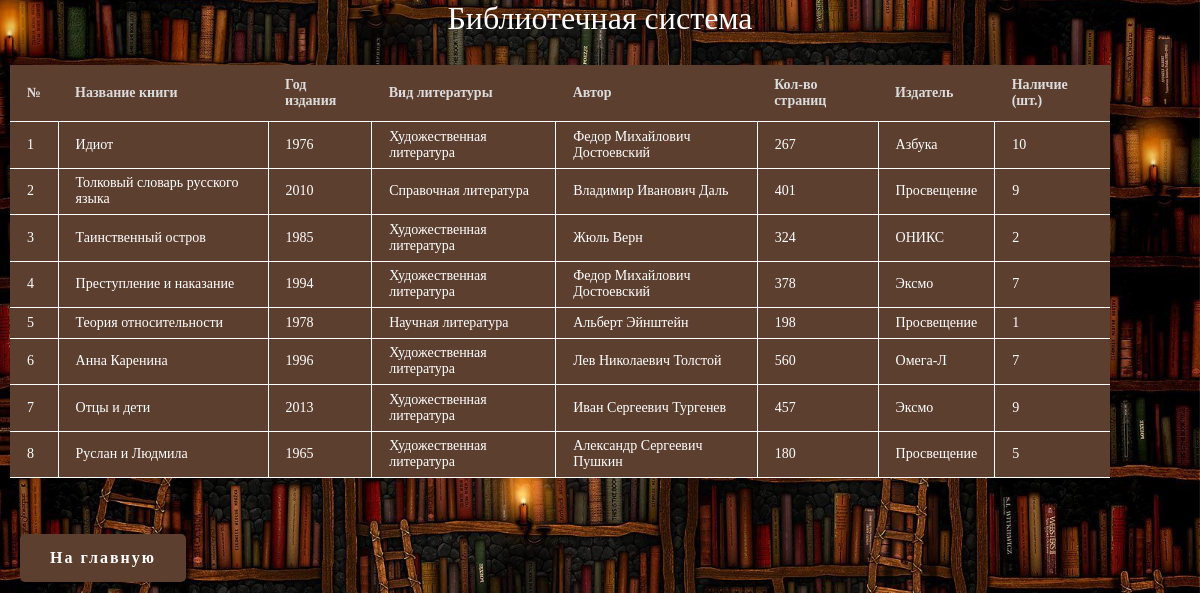
The page /books.php on the database its author committed.
### tables this page shows
CREATE TABLE `books` (
  `book_id` INT NOT NULL AUTO_INCREMENT,
  `name` VARCHAR(100) NOT NULL,
  `year` INT NOT NULL,
  `pages` INT NOT NULL,
  `author_id` INT NOT NULL,
  `type_id` INT NOT NULL,
  `publisher_id` INT NOT NULL,
  `amount` INT NOT NULL,
  PRIMARY KEY (`book_id`),
  CONSTRAINT `books_authors_fk` FOREIGN KEY (`author_id`) REFERENCES `authors` (`author_id`),
  CONSTRAINT `books_types_fk` FOREIGN KEY (`type_id`) REFERENCES `types` (`type_id`),
  CONSTRAINT `books_publishers_fk` FOREIGN KEY (`publisher_id`) REFERENCES `publishers` (`publisher_id`)
);

CREATE TABLE `types` (
  `type_id` INT NOT NULL AUTO_INCREMENT,
  `name` VARCHAR(100) NOT NULL,
  PRIMARY KEY (`type_id`)
);

CREATE TABLE `authors` (
  `author_id` INT NOT NULL AUTO_INCREMENT,
  `name` VARCHAR(100) NOT NULL,
  PRIMARY KEY (`author_id`)
);

CREATE TABLE `publishers` (
  `publisher_id` INT NOT NULL AUTO_INCREMENT,
  `name` VARCHAR(100) NOT NULL,
  `city` VARCHAR(100) NOT NULL,
  `adress` VARCHAR(100) NOT NULL,
  PRIMARY KEY (`publisher_id`)
);

### books.php (the view, shortened to what this page needs)
<html>
	<head>
		<link rel="stylesheet" href="button.css">
	</head>
	<center><font size="6" color="white" face="Palatino Linotype">Библиотечная система<br></font></center>
	<br>
	<body >
		<?php
		$db=mysqli_connect("localhost","root","") OR DIE(mysql_error());
		mysqli_select_db($db, "library");
		mysqli_query($db, "SET NAMES utf8");
		$result = mysqli_query($db, "SELECT b.book_id, b.name, b.year, t.name, a.name, b.pages, p.name, b.amount
        FROM books AS b JOIN types AS t ON b.type_id = t.type_id
        JOIN authors AS a ON b.author_id = a.author_id
        JOIN publishers AS p ON b.publisher_id = p.publisher_id
        ORDER BY 1")or die(mysqli_error($db));
		$a=mysqli_fetch_array($result);
		echo "<table class=table>";
		echo "<tr><th><b>№</b></th><th><b>Название книги</b></th><th><b>Год издания</b></th><th><b>Вид литературы</b></th><th><b>Автор</b></th><th><b>Кол-во страниц</b></th><th><b>Издатель</b></th><th><b>Наличие (шт.)</b></th><tr>";
		do
		{
			$pole1=$a[0];
			$pole2=$a[1];
            $pole3=$a[2];
            $pole4=$a[3];
            $pole5=$a[4];
            $pole6=$a[5];
            $pole7=$a[6];
		$pole8=$a[7];
			echo "<tr><td>$pole1</td><td>$pole2</td><td>$pole3</td><td>$pole4</td><td>$pole5</td><td>$pole6</td><td>$pole7</td><td>$pole8</td><tr>";
		} while ($a=mysqli_fetch_array($result));
		echo "</table>";
		?>
		<br>
		<br>
		<a class="aa" href="glav.php">На главную</a>
	</body>
</html>

### button.css (style rules this page uses)
body { padding: 0; margin:0; width: 100%; background-image: url("back.jpg"); background-attachment: fixed; background-position: center; background-repeat: no-repeat; background-size: cover; top: 0; left: 0; height: 100%; }
.aa { text-decoration: none; outline: none; display: inline-block; padding: 15px 30px; margin: 10px 20px; border-radius: 5px; box-shadow: 0 0 40px 40px #5d3f30 inset, 0 0 0 0 #5d3f30; font-family: "Palatino Linotype"; font-weight: bold; letter-spacing: 2px; color: white; transition: .15s ease-in-out; }
.table { font-family: "Palatino Linotype"; font-size: 14px; width: 1100px; text-align: left; border-collapse: collapse; background: #5d3f30; margin: 10px; }
.table th { color: #DCDCDC; border-bottom: 1px solid #FFFFFF; padding: 12px 17px; }
.table td { color: #FFFFFF; border-bottom: 1px solid #FFFFFF; border-right:1px solid #FFFFFF; padding: 7px 17px; }
.table td:last-child { border-right: none; }

### rows shown on the page
books: book_id "1", name "Идиот", year "1976", type.name "Художественная литература", author.name "Федор Михайлович Достоевский", pages "267", publisher.name "Азбука", amount "10"
books: book_id "2", name "Толковый словарь русского языка", year "2010", type.name "Справочная литература", author.name "Владимир Иванович Даль", pages "401", publisher.name "Просвещение", amount "9"
books: book_id "3", name "Таинственный остров", year "1985", type.name "Художественная литература", author.name "Жюль Верн", pages "324", publisher.name "ОНИКС", amount "2"
books: book_id "4", name "Преступление и наказание", year "1994", type.name "Художественная литература", author.name "Федор Михайлович Достоевский", pages "378", publisher.name "Эксмо", amount "7"
books: book_id "5", name "Теория относительности", year "1978", type.name "Научная литература", author.name "Альберт Эйнштейн", pages "198", publisher.name "Просвещение", amount "1"
books: book_id "6", name "Анна Каренина", year "1996", type.name "Художественная литература", author.name "Лев Николаевич Толстой", pages "560", publisher.name "Омега-Л", amount "7"
books: book_id "7", name "Отцы и дети", year "2013", type.name "Художественная литература", author.name "Иван Сергеевич Тургенев", pages "457", publisher.name "Эксмо", amount "9"
books: book_id "8", name "Руслан и Людмила", year "1965", type.name "Художественная литература", author.name "Александр Сергеевич Пушкин", pages "180", publisher.name "Просвещение", amount "5"
